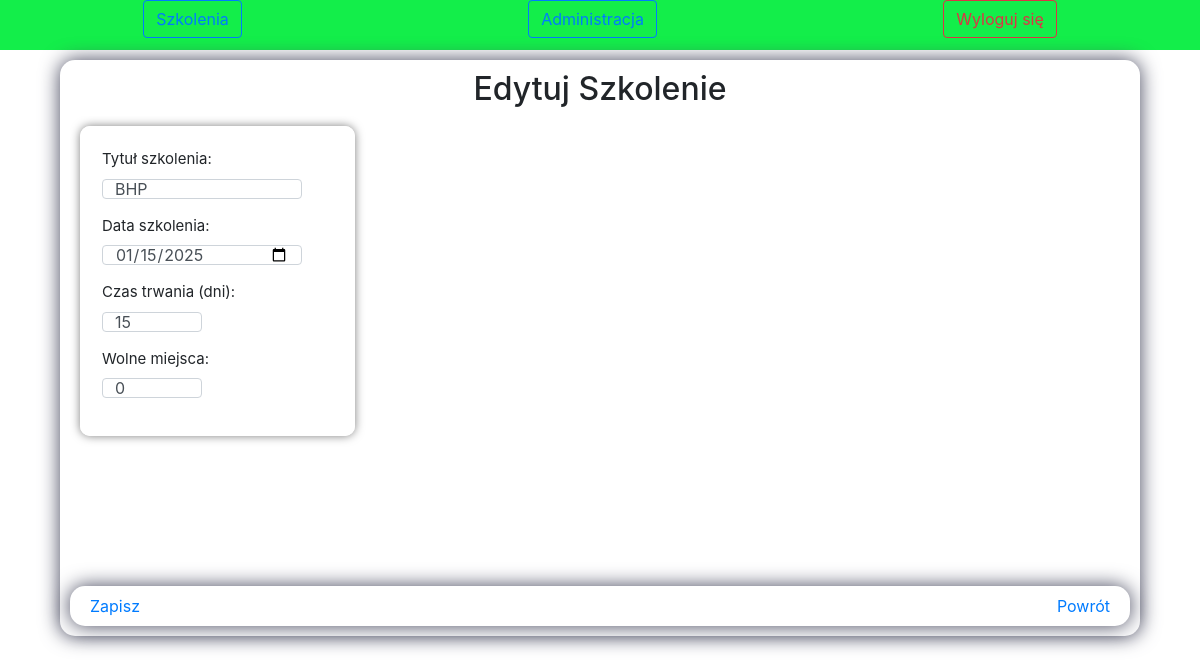
The page /custom-admin/edytuj/1/ (signed in) on the database its author committed.
### ideas/models.py (models this page shows, shortened)
class Szkolenia(models.Model):
    title = models.CharField(max_length=300, verbose_name="Tytuł szkolenia")  # Tytuł ogłoszenia
    date = models.DateField(verbose_name="Data szkolenia")  # Data
    duration = models.PositiveIntegerField(verbose_name="Czas trwania (dni)")  # Czas trwania (np. w dniach)
    available_spots = models.PositiveIntegerField(verbose_name="Wolne miejsca")  # Ilość wolnych miejsc (tylko liczby dodatnie)

### ideas/views.py (the view)
# urls.py: path('custom-admin/edytuj/<int:szkolenie_id>/', views.edytuj_szkolenie, name='edytuj_szkolenie'),
@staff_member_required
def edytuj_szkolenie(request, szkolenie_id):
    szkolenie = get_object_or_404(Szkolenia, id=szkolenie_id)  # Pobierz szkolenie lub zwróć 404
    if request.method == 'POST':
        form = SzkoleniaForm(request.POST, instance=szkolenie)  # Przypisz dane POST do istniejącego szkolenia
        if form.is_valid():
            form.save()
            return redirect('custom_admin_panel')  # Powrót do panelu administracyjnego
    else:
        form = SzkoleniaForm(instance=szkolenie)  # Wypełnij formularz istniejącymi danymi
    return render(request, 'ideas/edytuj_szkolenie.html', {'form': form})

### templates/ideas/edytuj_szkolenie.html (shortened to what this page needs)
{% load static %}
<!doctype html>
<html lang="pl">
  <head>
    <link rel="stylesheet" href="https://stackpath.bootstrapcdn.com/bootstrap/4.5.2/css/bootstrap.min.css">
    <link rel="stylesheet" href="{% static 'ideas/css/style.css' %}">
  </head>
  <body>
{% block content %}
<div class="container-szkolenia">
    <header class="sticky-header">
        <nav class="main-menu">
            <ul class="main-menu-inner">
                <li class="btn btn-outline-primary"><a href="{% url 'lista_szkolen' %}">Szkolenia</a></li>
                {% if user.is_authenticated %}
                {% if user.is_superuser %}
                <li class="btn btn-outline-primary"><a href="{% url 'custom_admin_panel' %}">Administracja</a></li>
                {% endif %}
                <a class="btn btn-outline-danger" href="JavaScript:{document.getElementById('logout').submit()}">Wyloguj się</a>
                {% else %}
                <a class="btn btn-outline-primary" href="{% url 'signup_page' %}">Zarejestruj się</a>
                <a class="btn btn-outline-primary" href="{% url 'login_page' %}">Zaloguj się</a>
                {% endif %}
            </ul>
        </nav>
    </header>
    <div class="harmonogramy">
      <div class="tytul"><h2>Edytuj Szkolenie</h2></div>
      <div id="switch-container">
      <div class="dodajSzkolenie">
      <form method="post">
          {{ form.as_p }}
    </div>
    </div>
    <div class="dodaj_szkolenie">
      <button class="lewaEd kasowanie" type="submit">Zapisz</button>
      <a class="prawaEd" href="{% url 'custom_admin_panel' %}">Powrót</a>
    </div>
    </div>
</div>
{% endblock %}
    </body>
</html>

### ideas/static/ideas/css/style.css (style rules this page uses)
html, body { height: 100%; margin: 0; }
.container-szkolenia { position: relative; width: 100%; height: 100vh; margin: 0 auto; border: 0px solid #000; display: flex; flex-direction: column; align-items: center; box-shadow: 18px 0px 20px -12px rgb(66, 68, 90); }
.sticky-header { position: relative; width: 100%; display: flex; flex-direction: row; height: 50px; top: 0; background-color: #13ee4a; }
.tytul { position: relative; display: flex; width: 100%; justify-content: space-around; }
.dodajSzkolenie { position: relative; display: flex; flex-direction: column; width: 275px; padding: 20px; border: 2px solid white; background-size: cover; background-color: transparent; margin: 10px; font-size: 15px; border-radius: 10px; box-shadow: 0px 0px 10px rgba(0, 0, 0, 0.5); transition: transform 0.3s ease; }
.kasowanie { background: none; border: none; padding: 0; margin: 0; color: inherit; font: inherit; cursor: pointer; text-decoration: none; color: #007bff; }
.prawaEd { position: absolute; right: 30px; }
.lewaEd { position: absolute; left: 30px; }
.main-menu { width: 100%; }
.main-menu-inner { display: flex; list-style-type: none; padding: 0; justify-content: space-around; margin: 0; }
.dodaj_szkolenie { height: 40px; background-color: white; width: 100%; border-radius: 15px; display: flex; align-items: center; justify-content: center; box-shadow: 0px 0px 20px 0px rgb(66, 68, 90); }
#switch-container { flex: 1; overflow-y: auto; margin-bottom: 10px; }
@media (orientation: landscape) { .harmonogramy { position: absolute; top: 60px; width: 90%; height: 72vh; background-color: white; border-radius: 15px; z-index: 2; border: 0px solid #000; box-shadow: 0px 0px 20px 0px rgb(66, 68, 90); display: flex; flex-direction: column; padding: 10px; } }

### rows shown on the page
Szkolenia: title "BHP", date "01/15/2025", duration "15", available_spots "0"
